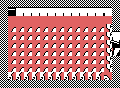

The image is a tile-based game level rendered from a .tmx file. Its description and complete source (layers, tilesets, objects, tile grids) follow:
An orthogonal 15x11 tile map with 8x8 px tiles, 3 tile layers (bg, mid, fg).

<map version="1.8" tiledversion="1.8.2" orientation="orthogonal" renderorder="right-down" width="15" height="11" tilewidth="8" tileheight="8" infinite="0" nextlayerid="5" nextobjectid="1">
 <editorsettings>
  <export target="../lua/level_03.lua" format="lua" />
 </editorsettings>
 <tileset firstgid="1" source="../tileset.tsx" />
 <layer id="1" name="bg" width="15" height="11">
  <data encoding="csv">
0,0,0,0,0,0,0,0,0,0,0,0,0,0,0,
0,0,0,0,0,0,0,0,0,0,0,0,0,0,0,
0,0,0,0,0,0,0,0,0,0,0,0,0,0,0,
0,101,101,101,101,101,101,101,101,101,101,101,101,127,0,
0,101,101,101,101,101,101,101,101,101,101,101,101,127,0,
0,101,101,101,101,101,101,101,101,101,101,101,101,127,0,
0,101,101,101,101,101,101,101,101,101,101,101,101,127,32,
0,101,101,101,101,101,101,101,101,101,101,101,101,127,0,
0,101,101,101,101,101,101,101,101,101,101,101,101,127,0,
0,126,126,126,126,126,126,126,126,126,126,126,126,102,0,
0,0,0,0,0,0,0,0,0,0,0,0,0,0,0
</data>
 </layer>
 <layer id="2" name="mid" width="15" height="11">
  <data encoding="csv">
0,0,0,0,0,0,0,0,0,0,0,0,0,0,0,
0,51,52,52,52,52,52,52,52,52,52,52,52,53,0,
0,76,77,77,77,77,77,77,77,77,77,77,77,78,0,
0,0,0,0,0,0,0,0,0,0,0,0,0,0,0,
0,0,0,0,0,0,0,0,0,0,0,0,0,0,53,
0,0,0,0,0,0,0,0,0,0,0,0,0,0,7,
0,0,0,0,0,0,0,0,0,0,0,0,0,0,0,
0,0,0,0,0,0,0,0,0,0,0,0,0,0,0,
0,0,0,0,0,0,0,0,0,0,0,0,0,0,0,
0,0,0,0,0,0,0,0,0,0,0,0,0,0,0,
0,0,0,0,0,0,0,0,0,0,0,0,0,0,0
</data>
 </layer>
 <layer id="3" name="fg" width="15" height="11">
  <data encoding="csv">
1,2,2,2,2,2,2,2,2,2,2,2,2,2,1,
1,0,0,0,0,0,0,0,0,0,0,0,0,0,1,
1,0,0,0,0,0,0,0,0,0,0,0,0,0,1,
1,0,0,0,0,0,0,0,0,0,0,0,0,0,2,
1,0,0,0,0,0,0,0,0,0,0,0,0,0,0,
1,0,0,0,0,0,0,0,0,0,0,0,0,0,0,
1,0,0,0,0,0,0,0,0,0,0,0,0,0,0,
1,0,0,0,0,0,0,0,0,0,0,0,0,0,1,
1,0,0,0,0,0,0,0,0,0,0,0,0,0,1,
1,0,0,0,0,0,0,0,0,0,0,0,0,0,1,
1,1,1,1,1,1,1,1,1,1,1,1,1,1,1
</data>
 </layer>
</map>